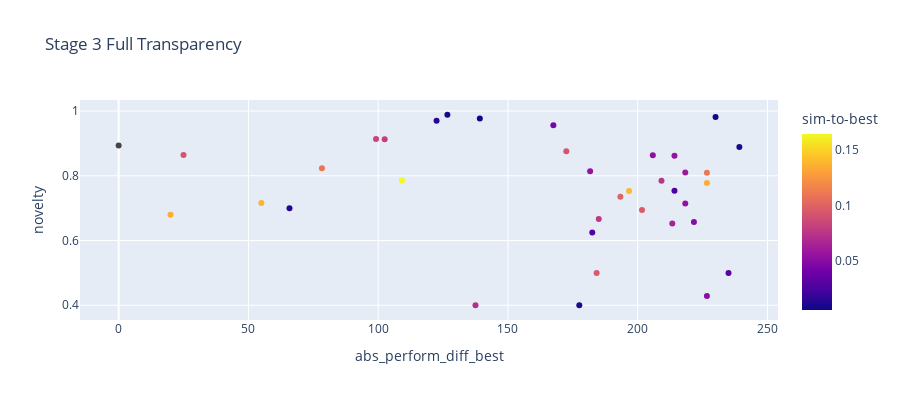

Source (notebook cell):
### Code cell
# importing packages
import plotly.express as px
  
# plotting the bar chart
fig = px.scatter(df_g3_p3, x='abs_perform_diff_best', y='novelty',
             hover_data=['sim-to-best'], color='sim-to-best',
             height=400, title="Stage 3 Full Transparency")
fig

### Figure 1 — Plotly figure (JSON) as saved in the notebook; plotly's stock layout.template omitted (floating-point values rounded to 4 significant figures)
{"data": [{"customdata": [[0.07186], [0.01079], [0.05155], [0.03093], [0.09524], [0.0303], [0.06471], [0.04885], [0.07692], [0.1342], [0.09565], [0.01327], [0.05455], [0.1374], [0.1], [0.1395], [0.02632], [0.1356], [0.07572], [0.1646], [0.1104], [0.05983], [0.05517], [0.1093], [0.05594], [0.05303], [0.0929], [0.09189], [0.01031], [null], [0.07975], [0.08367], [0.04408], [0.01353], [0.005741], [0.007353], [0.009495]], "hovertemplate": "abs_perform_diff_best=%{x}<br>novelty=%{y}<br>sim-to-best=%{marker.color}<extra></extra>", "legendgroup": "", "marker": {"color": [0.07186, 0.01079, 0.05155, 0.03093, 0.09524, 0.0303, 0.06471, 0.04885, 0.07692, 0.1342, 0.09565, 0.01327, 0.05455, 0.1374, 0.1, 0.1395, 0.02632, 0.1356, 0.07572, 0.1646, 0.1104, 0.05983, 0.05517, 0.1093, 0.05594, 0.05303, 0.0929, 0.09189, 0.01031, null, 0.07975, 0.08367, 0.04408, 0.01353, 0.005741, 0.007353, 0.009495], "coloraxis": "coloraxis", "symbol": "circle"}, "mode": "markers", "name": "", "orientation": "v", "showlegend": false, "type": "scatter", "x": [137.5, 177.5, 226.7, 235, 184.2, 182.5, 213.3, 221.7, 185, 20, 201.7, 65.83, 218.3, 55, 193.3, 196.7, 214.2, 226.7, 209.2, 109.2, 226.7, 218.3, 181.7, 78.33, 214.2, 205.8, 25, 172.5, 239.2, 0, 102.5, 99.17, 167.5, 122.5, 139.2, 230, 126.7], "xaxis": "x", "y": [0.4, 0.4, 0.4286, 0.5, 0.5, 0.625, 0.6526, 0.657, 0.6667, 0.6796, 0.6944, 0.7, 0.7143, 0.7162, 0.7353, 0.7529, 0.7538, 0.7778, 0.7848, 0.785, 0.8095, 0.8103, 0.814, 0.8235, 0.8621, 0.8636, 0.8643, 0.876, 0.8889, 0.8932, 0.9126, 0.9136, 0.9559, 0.9699, 0.9769, 0.9815, 0.9885], "yaxis": "y"}], "layout": {"coloraxis": {"colorbar": {"title": {"text": "sim-to-best"}}, "colorscale": [[0, "#0d0887"], [0.1111, "#46039f"], [0.2222, "#7201a8"], [0.3333, "#9c179e"], [0.4444, "#bd3786"], [0.5556, "#d8576b"], [0.6667, "#ed7953"], [0.7778, "#fb9f3a"], [0.8889, "#fdca26"], [1, "#f0f921"]]}, "height": 400, "legend": {"tracegroupgap": 0}, "title": {"text": "Stage 3 Full Transparency"}, "xaxis": {"anchor": "y", "domain": [0, 1], "title": {"text": "abs_perform_diff_best"}}, "yaxis": {"anchor": "x", "domain": [0, 1], "title": {"text": "novelty"}}}}
